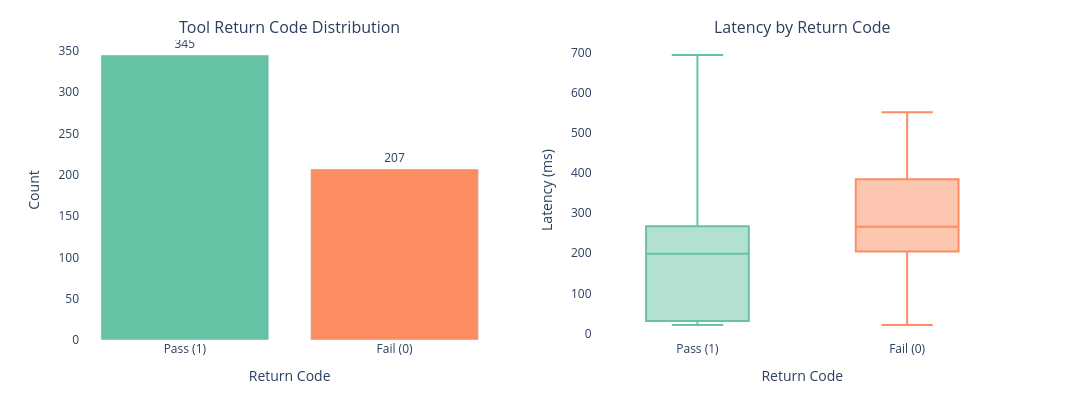

Source (notebook cell):
### Markdown cell above
### ✅ Return Code Distribution and Latency Analysis

This cell generates a **side-by-side visualization** of tool return behavior, showing both outcome frequency and performance spread between success and failure states.

#### 🧠 What this code does:

* Maps numeric `return_code` values into labeled categories: `"Pass (1)"` and `"Fail (0)"`.
* Builds two distinct but aligned subplots using Plotly:

  **Left Plot – Return Code Counts**

  * Counts how many times each return code was observed across all tool executions.
  * Visualizes this with a color-coded bar chart using Set2-style tones.
  * Adds value annotations directly above each bar.

  **Right Plot – Latency by Return Code**

  * Groups latencies by pass/fail status.
  * Displays a boxplot for each group to show median, quartiles, and potential outliers.
  * Uses matching category order and color coding for visual alignment.

#### 🔍 What you're observing:

* The **left chart** gives insight into how often tools succeed vs. fail (`return_code` distribution).
* The **right chart** breaks down how **execution latency** differs for passes vs. failures.
* Often, **failures may cluster with higher or more variable latencies**, indicating retries, timeouts, or degraded performance.
* The fixed category order ensures consistent comparison across plots and avoids visual bias.

This cell is useful when validating return code handling, performance implications of tool errors, and the quality of result codes in FSM processing.

### Code cell
import plotly.graph_objects as go
import pandas as pd

# Define consistent labels and order
label_map = {1: "Pass (1)", 0: "Fail (0)"}
df_tool_expanded["return_code_label"] = df_tool_expanded["return_code"].map(label_map)
order = ["Pass (1)", "Fail (0)"]

# Count data for bar chart
return_counts = (
    df_tool_expanded["return_code_label"]
    .value_counts()
    .reindex(order)
    .fillna(0)
    .astype(int)
)

# 1. Left: Return Code Count Bar Chart
bar_trace = go.Bar(
    x=return_counts.index,
    y=return_counts.values,
    text=return_counts.values,
    textposition="outside",
    marker_color=["#66c2a5", "#fc8d62"],  # Set2 colors
    showlegend=False,
    name="Return Code Counts"
)

# 2. Right: Latency Box Plot
box_traces = []
for code in order:
    subset = df_tool_expanded[df_tool_expanded["return_code_label"] == code]
    box_traces.append(go.Box(
        y=subset["latency_ms"],
        x=[code] * len(subset),
        name=code,
        boxpoints=False,
        marker_color="#66c2a5" if code == "Pass (1)" else "#fc8d62",
        showlegend=False
    ))

# 3. Compose subplots
from plotly.subplots import make_subplots

fig = make_subplots(
    rows=1,
    cols=2,
    subplot_titles=["Tool Return Code Distribution", "Latency by Return Code"],
    shared_yaxes=False
)

# Add traces
fig.add_trace(bar_trace, row=1, col=1)
for trace in box_traces:
    fig.add_trace(trace, row=1, col=2)

# Update layout
fig.update_layout(
    width=1500,
    height=400,
    showlegend=False,
    title_text=None,
    plot_bgcolor="white",
    margin=dict(t=40, b=60),
)

# Style axes
fig.update_xaxes(
    title_text="Return Code",
    tickangle=0,
    row=1, col=1,
    tickmode="array",
    tickvals=order,
    ticktext=order
)
fig.update_yaxes(title_text="Count", row=1, col=1)

fig.update_xaxes(
    title_text="Return Code",
    tickangle=0,
    row=1, col=2,
    tickmode="array",
    tickvals=order,
    ticktext=order
)
fig.update_yaxes(title_text="Latency (ms)", row=1, col=2)

fig.show()

### Figure 1 — Plotly figure (JSON) as saved in the notebook; plotly's stock layout.template omitted (floating-point values rounded to 4 significant figures; data arrays with more than 128 entries replaced by an {"elided": "..."} marker saying what was removed)
{"data": [{"marker": {"color": ["#66c2a5", "#fc8d62"]}, "name": "Return Code Counts", "showlegend": false, "text": [345.0, 207.0], "textposition": "outside", "type": "bar", "x": ["Pass (1)", "Fail (0)"], "xaxis": "x", "y": [345, 207], "yaxis": "y"}, {"boxpoints": false, "marker": {"color": "#66c2a5"}, "name": "Pass (1)", "showlegend": false, "type": "box", "x": {"elided": "345 str values"}, "xaxis": "x2", "y": {"elided": "345 int values"}, "yaxis": "y2"}, {"boxpoints": false, "marker": {"color": "#fc8d62"}, "name": "Fail (0)", "showlegend": false, "type": "box", "x": {"elided": "207 str values"}, "xaxis": "x2", "y": {"elided": "207 int values"}, "yaxis": "y2"}], "layout": {"annotations": [{"font": {"size": 16}, "showarrow": false, "text": "Tool Return Code Distribution", "x": 0.225, "xanchor": "center", "xref": "paper", "y": 1, "yanchor": "bottom", "yref": "paper"}, {"font": {"size": 16}, "showarrow": false, "text": "Latency by Return Code", "x": 0.775, "xanchor": "center", "xref": "paper", "y": 1, "yanchor": "bottom", "yref": "paper"}], "height": 400, "margin": {"b": 60, "t": 40}, "plot_bgcolor": "white", "showlegend": false, "width": 1500, "xaxis": {"anchor": "y", "domain": [0, 0.45], "tickangle": 0, "tickmode": "array", "ticktext": ["Pass (1)", "Fail (0)"], "tickvals": ["Pass (1)", "Fail (0)"], "title": {"text": "Return Code"}}, "xaxis2": {"anchor": "y2", "domain": [0.55, 1], "tickangle": 0, "tickmode": "array", "ticktext": ["Pass (1)", "Fail (0)"], "tickvals": ["Pass (1)", "Fail (0)"], "title": {"text": "Return Code"}}, "yaxis": {"anchor": "x", "domain": [0, 1], "title": {"text": "Count"}}, "yaxis2": {"anchor": "x2", "domain": [0, 1], "title": {"text": "Latency (ms)"}}}}
